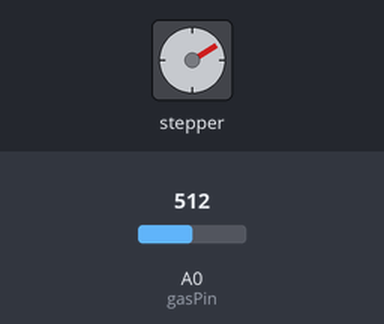
The sketch below on a simulated Arduino Uno, built with avr-gcc and run on an emulated ATmega328P. Shown: stepper motor. Inputs (shaded band) come from the test bench; at power-on: A0 (gasPin) = 512. Stepper angles assume 2038 steps per turn; what the sketch prints to the serial monitor is not drawn.

Above: at 2.1 s.
2.2 s: A0 (gasPin) set to 610
At 4.4 s:
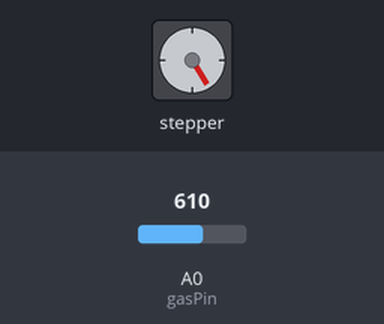
5.7 s: A0 (gasPin) set to 590
At 5.7 s:
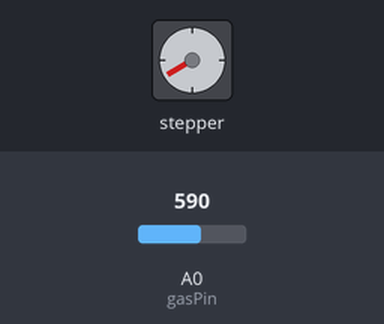
10.4 s: A0 (gasPin) set to 716
At 18.1 s:
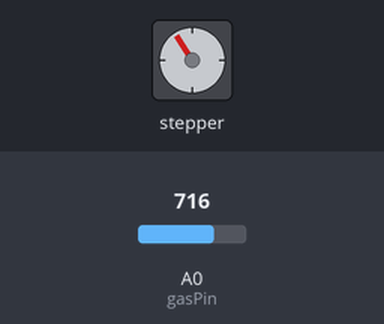
Timing chart, 0 to 21.1 s (numbered marks = the images above; inputs shaded):
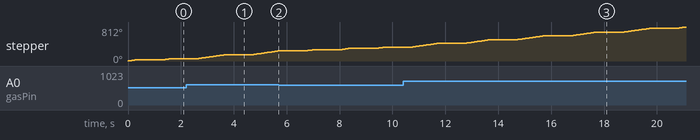

The sketch:

Step-Gas.ino
```cpp
//Includes the Arduino Stepper Library
#include <Stepper.h>

int gasPin = 0;
int val;

const int stepsPerRevolution = 2038;

// Creates an instance of stepper class
// Pins entered in sequence IN1-IN3-IN2-IN4 for proper step sequence
Stepper myStepper = Stepper(stepsPerRevolution, 8, 10, 9, 11);

void setup() {
    myStepper.setSpeed(15);
    Serial.begin(9600);
}

void loop() {
	val = analogRead(gasPin);
  Serial.print(val, DEC);
  Serial.print("   |   ");
  if(val >600){
	myStepper.step(stepsPerRevolution/4);// 360/4 = 90
  Serial.println("Rotate : 90 ");
	delay(1000);
  }

  // myStepper.step(stepsPerRevolution/6);// 360/6 = 60
  // Serial.println("Rotate : 60 ");
	// delay(1000);

	// myStepper.step(stepsPerRevolution/8);// 360/8 = 45
  // Serial.println("Rotate : 45 ");
	// delay(1000);
else{
  myStepper.step(stepsPerRevolution/12);// 360/12 = 30
  Serial.println("Rotate : 30 ");
	delay(1000);}

}
```

Measured:
- the behaviour switches between 601 and 600 on A0 (gasPin) (found by bisection; images 1 and 2)
